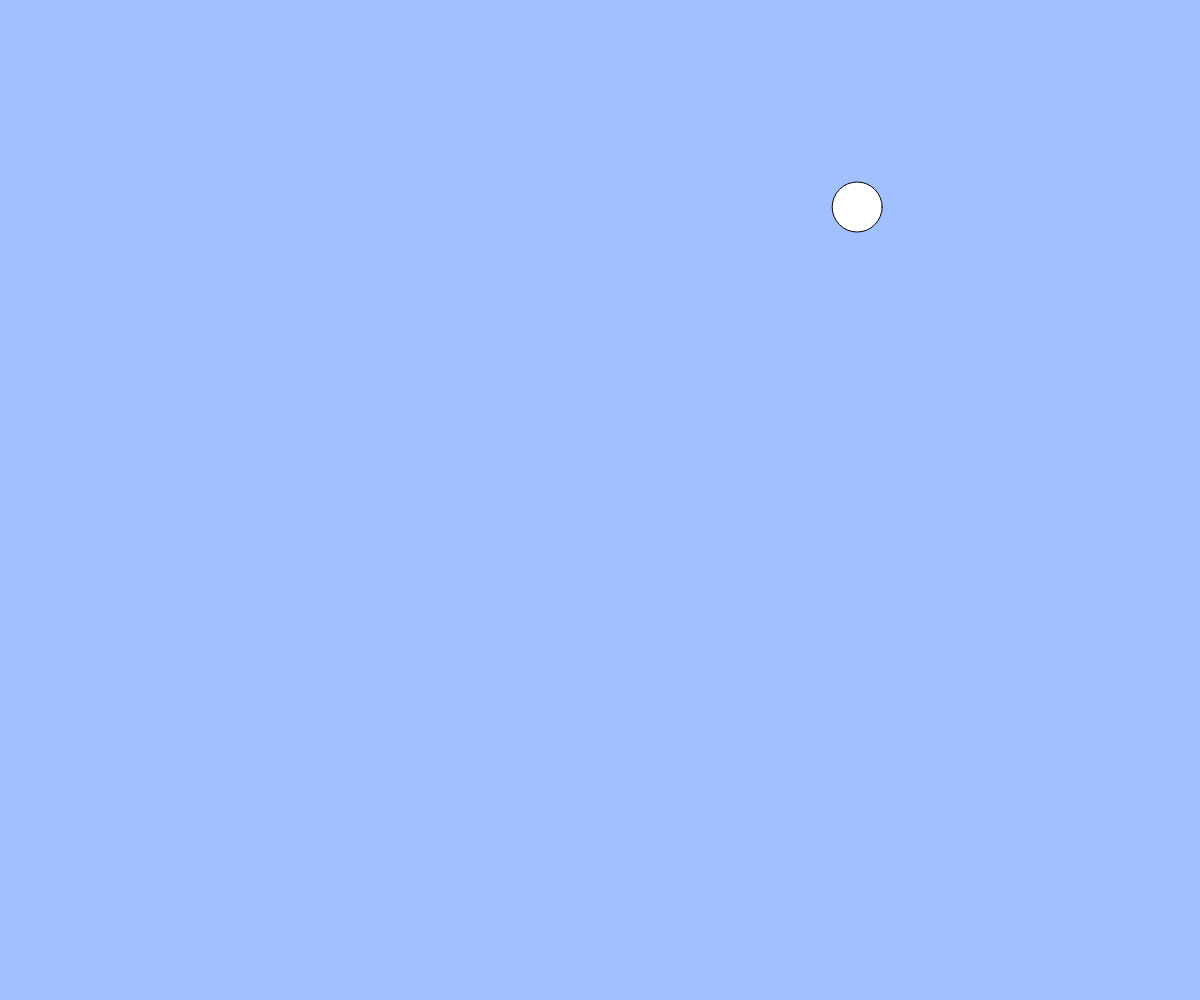
Frame 1 (no input)
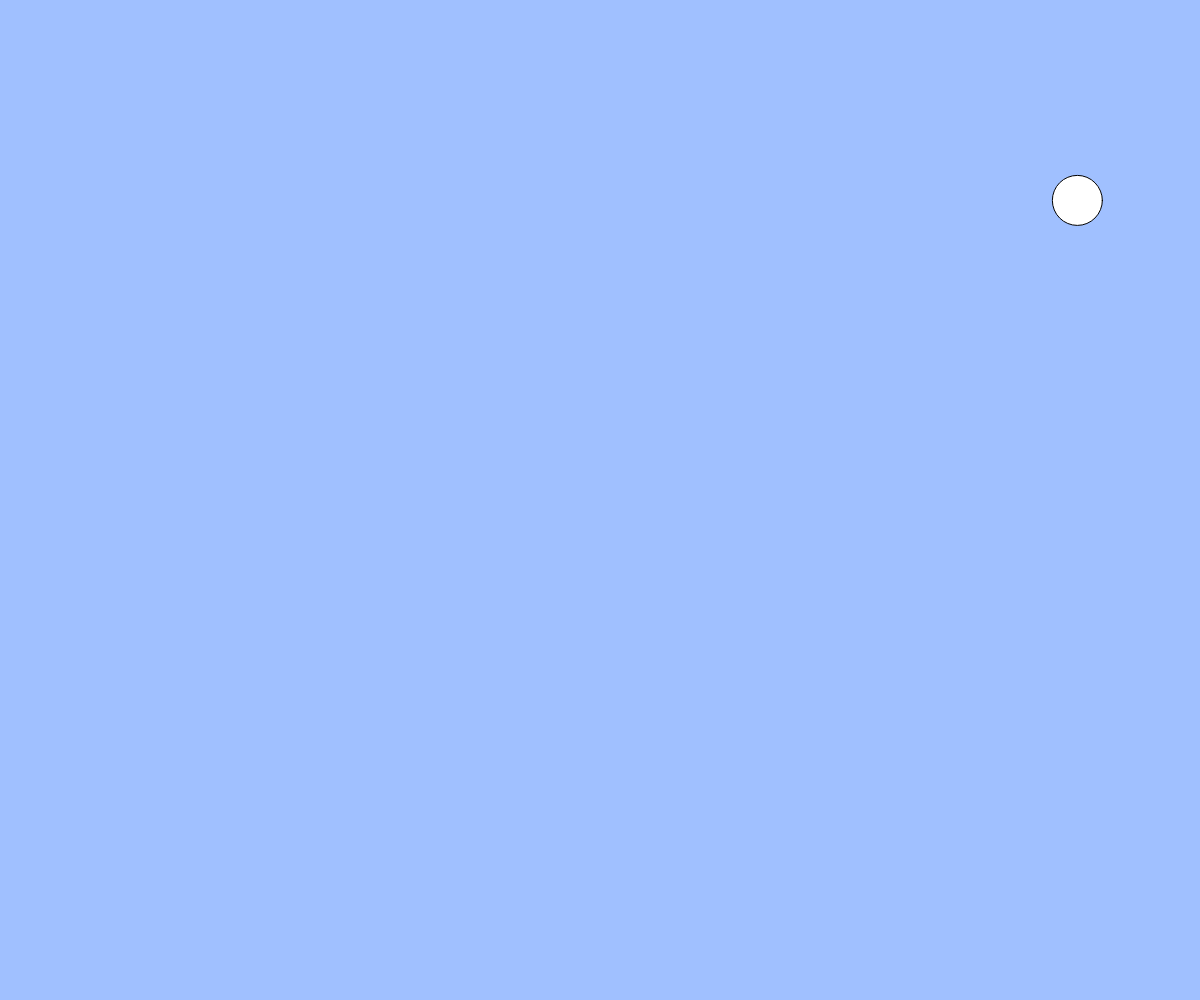
Frame 60 (no input)
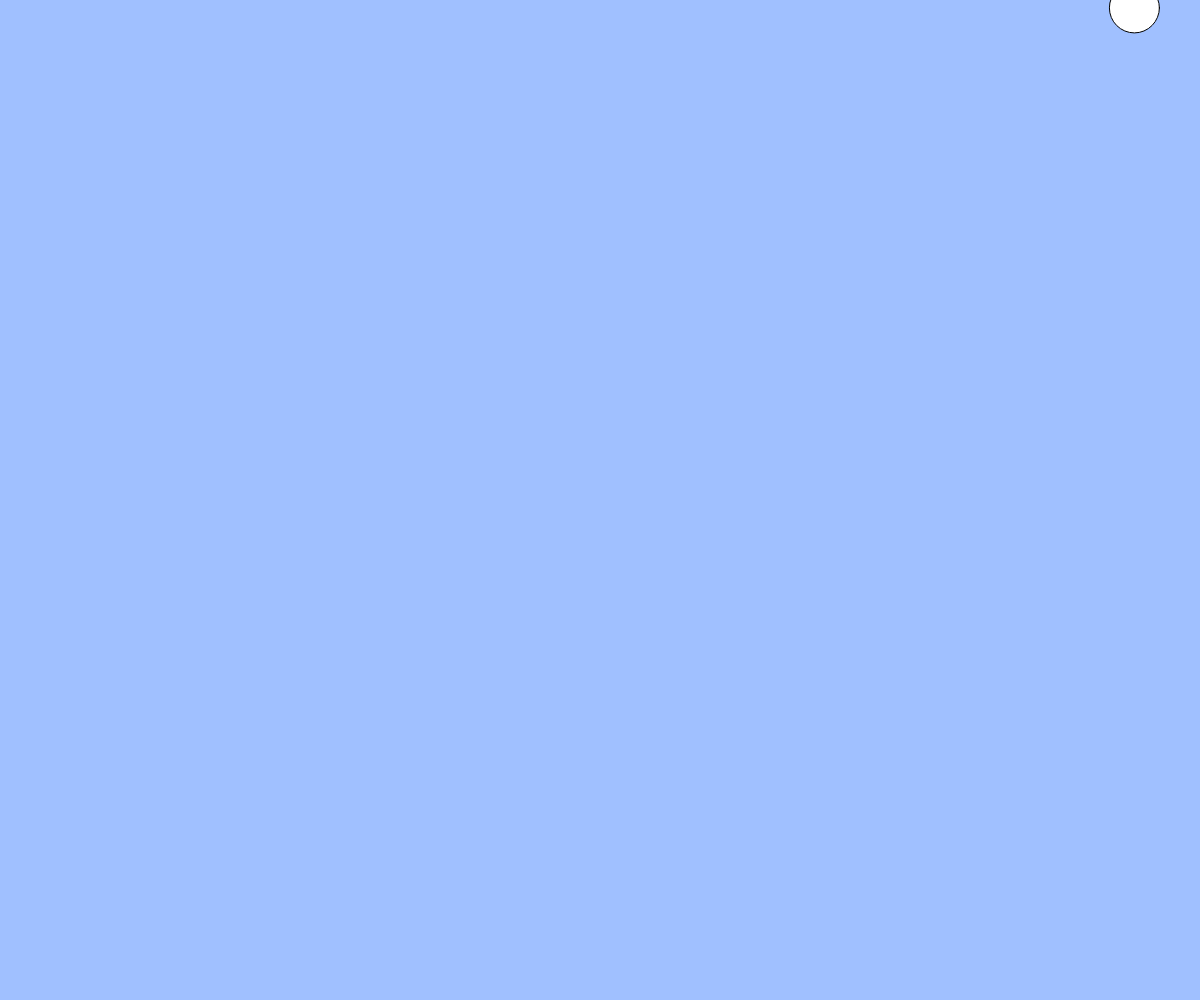
Frame 120 (the mouse pressed at the canvas centre since frame 60)

The p5.js sketch that drew these frames (run headless with seeded random() and noise() and a simulated clock; from frame 60 on, the mouse is pressed at the canvas centre):

// p5.js sketch
// ── sketch.js
// 最終課題を制作しよう

function setup(){
  createCanvas(windowWidth, windowHeight);
}

function draw(){
  background(160, 192, 255);

  ellipse(random(width), random(height), 50);
}

function windowResized(){
  resizeCanvas(windowWidth, windowHeight);
}
